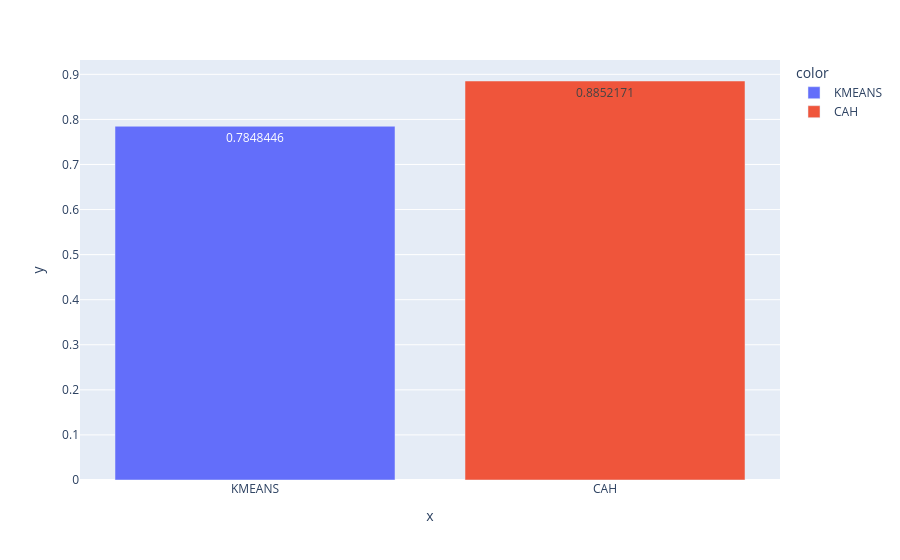

Write notebook code for a chart like this one.
### Code cell
# Diagrammes en barre des silhouettes
Model_Names = ['KMEANS', 'CAH']
sil = [siil_kmeans, sil_cah]
fig = px.bar(x= Model_Names, y = sil, color = Model_Names, text_auto = True)
fig.show()

### Figure 1 — Plotly figure (JSON) as saved in the notebook; plotly's stock layout.template omitted (floating-point values rounded to 4 significant figures)
{"data": [{"hovertemplate": "color=KMEANS<br>x=%{x}<br>y=%{y}<extra></extra>", "legendgroup": "KMEANS", "marker": {"color": "#636efa", "pattern": {"shape": ""}}, "name": "KMEANS", "orientation": "v", "showlegend": true, "textposition": "auto", "texttemplate": "%{y}", "type": "bar", "x": ["KMEANS"], "xaxis": "x", "y": [0.7848], "yaxis": "y"}, {"hovertemplate": "color=CAH<br>x=%{x}<br>y=%{y}<extra></extra>", "legendgroup": "CAH", "marker": {"color": "#EF553B", "pattern": {"shape": ""}}, "name": "CAH", "orientation": "v", "showlegend": true, "textposition": "auto", "texttemplate": "%{y}", "type": "bar", "x": ["CAH"], "xaxis": "x", "y": [0.8852], "yaxis": "y"}], "layout": {"barmode": "relative", "legend": {"title": {"text": "color"}, "tracegroupgap": 0}, "margin": {"t": 60}, "xaxis": {"anchor": "y", "domain": [0.0, 1.0], "title": {"text": "x"}}, "yaxis": {"anchor": "x", "domain": [0.0, 1.0], "title": {"text": "y"}}}}
